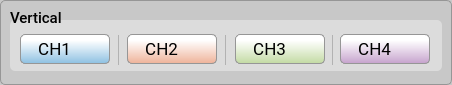
          <widget class="QGroupBox" name="groupBox_vertical">
           <property name="minimumSize">
            <size>
             <width>452</width>
             <height>85</height>
            </size>
           </property>
           <property name="maximumSize">
            <size>
             <width>16777215</width>
             <height>85</height>
            </size>
           </property>
           <property name="font">
            <font>
             <family>Roboto Medium</family>
             <pointsize>11</pointsize>
            </font>
           </property>
           <property name="styleSheet">
            <string notr="true">QGroupBox {background-color: rgb(200,200,200);border: 1px solid rgb(150,150,150); border-radius: 5px;  margin-top: 0.5em;}; 
QGroupBox::title {subcontrol-origin: margin;left: 10px;padding: 0 3px 0 3px;}</string>
           </property>
           <property name="title">
            <string/>
           </property>
           <widget class="QLabel" name="label_pins">
            <property name="geometry">
             <rect>
              <x>10</x>
              <y>10</y>
              <width>211</width>
              <height>16</height>
             </rect>
            </property>
            <property name="font">
             <font>
              <family>Roboto Medium</family>
              <pointsize>11</pointsize>
             </font>
            </property>
            <property name="text">
             <string>Vertical</string>
            </property>
           </widget>
           <widget class="QPushButton" name="pushButton_enable1">
            <property name="geometry">
             <rect>
              <x>20</x>
              <y>34</y>
              <width>90</width>
              <height>30</height>
             </rect>
            </property>
            <property name="font">
             <font>
              <family>Roboto</family>
              <pointsize>13</pointsize>
             </font>
            </property>
            <property name="styleSheet">
             <string notr="true">QPushButton {
	padding: 0.2em 0.2em 0.3em 0.2em;
	border: 1px solid rgb(150, 150, 150);
	border-radius: 5px;
	color: black;
	background: qlineargradient(x1:0, y1:0, x2:0, y2:2, stop:0 #FFFFFF, stop:0.1 #FFFFFF, stop:1 #7B7B7B);
	text-align:left;
	padding-left:13px;
}

QPushButton:hover:!pressed {
	border: 1px solid rgb(150, 150, 150);
	border-radius: 5px;
	color: #256552;
	background: qlineargradient(x1:0, y1:0, x2:0, y2:2, stop:0 #FFFFFF, stop:0.1 #FFFFFF, stop:1 #AAAAAA);
}

QPushButton:pressed {
	border: 2px solid rgb(150, 150, 150);
	border-radius: 5px;
	background: #FFFFFF;
	color: #2f836a;
}

QPushButton:disabled {
	border: 1px solid rgb(180, 180, 180);
	color: gray;
	background: qlineargradient(x1:0, y1:0, x2:0, y2:2, stop:0 #CCCCCC, stop:0.1 #EEEEEE, stop:1 #BBBBBB);
}</string>
            </property>
            <property name="text">
             <string> CH1 </string>
            </property>
            <property name="icon">
             <iconset resource="resources.qrc">
              <normaloff>:/main/resources/img/power-off-gray2.png</normaloff>:/main/resources/img/power-off-gray2.png</iconset>
            </property>
            <property name="iconSize">
             <size>
              <width>23</width>
              <height>22</height>
             </size>
            </property>
           </widget>
           <widget class="QPushButton" name="pushButton_disable1">
            <property name="enabled">
             <bool>true</bool>
            </property>
            <property name="geometry">
             <rect>
              <x>20</x>
              <y>34</y>
              <width>90</width>
              <height>30</height>
             </rect>
            </property>
            <property name="font">
             <font>
              <family>Roboto</family>
              <pointsize>13</pointsize>
             </font>
            </property>
            <property name="styleSheet">
             <string notr="true">QPushButton {
	padding: 0.2em 0.2em 0.3em 0.2em;
	border: 1px solid rgb(150, 150, 150);
	border-radius: 5px;
	color: black;
	background: qlineargradient(x1:0, y1:0, x2:0, y2:2, stop:0 #FFFFFF, stop:0.1 #FFFFFF, stop:1 #0072BD);
	text-align:left;
	padding-left:13px;
}

QPushButton:hover:!pressed {
	border: 1px solid rgb(150, 150, 150);
	border-radius: 5px;
	color: #256552;
	background: qlineargradient(x1:0, y1:0, x2:0, y2:2, stop:0 #FFFFFF, stop:0.1 #FFFFFF, stop:1 #63BFFC);
}

QPushButton:pressed {
	border: 2px solid rgb(150, 150, 150);
	border-radius: 5px;
	background: #FFFFFF;
	color: #2f836a;
}

QPushButton:disabled {
	border: 1px solid rgb(180, 180, 180);
	color: gray;
	background: qlineargradient(x1:0, y1:0, x2:0, y2:2, stop:0 #CCCCCC, stop:0.1 #EEEEEE, stop:1 #BBBBBB);
}</string>
            </property>
            <property name="text">
             <string> CH1  </string>
            </property>
            <property name="icon">
             <iconset resource="resources.qrc">
              <normaloff>:/main/resources/img/power-on_ch1.png</normaloff>:/main/resources/img/power-on_ch1.png</iconset>
            </property>
            <property name="iconSize">
             <size>
              <width>23</width>
              <height>22</height>
             </size>
            </property>
           </widget>
           <widget class="QPushButton" name="pushButton_disable2">
            <property name="enabled">
             <bool>true</bool>
            </property>
            <property name="geometry">
             <rect>
              <x>127</x>
              <y>34</y>
              <width>90</width>
              <height>30</height>
             </rect>
            </property>
            <property name="font">
             <font>
              <family>Roboto</family>
              <pointsize>13</pointsize>
             </font>
            </property>
            <property name="styleSheet">
             <string notr="true">QPushButton {
	padding: 0.2em 0.2em 0.3em 0.2em;
	border: 1px solid rgb(150, 150, 150);
	border-radius: 5px;
	color: black;
	background: qlineargradient(x1:0, y1:0, x2:0, y2:2, stop:0 #FFFFFF, stop:0.1 #FFFFFF, stop:1 #D95319);
	text-align:left;
	padding-left:13px;
}

QPushButton:hover:!pressed {
	border: 1px solid rgb(150, 150, 150);
	border-radius: 5px;
	color: #256552;
	background: qlineargradient(x1:0, y1:0, x2:0, y2:2, stop:0 #FFFFFF, stop:0.1 #FFFFFF, stop:1 #FDA47D);
}

QPushButton:pressed {
	border: 2px solid rgb(150, 150, 150);
	border-radius: 5px;
	background: #FFFFFF;
	color: #2f836a;
}

QPushButton:disabled {
	border: 1px solid rgb(180, 180, 180);
	color: gray;
	background: qlineargradient(x1:0, y1:0, x2:0, y2:2, stop:0 #CCCCCC, stop:0.1 #EEEEEE, stop:1 #BBBBBB);
}</string>
            </property>
            <property name="text">
             <string> CH2  </string>
            </property>
            <property name="icon">
             <iconset resource="resources.qrc">
              <normaloff>:/main/resources/img/power-on_ch2.png</normaloff>
              <disabledoff>:/main/resources/img/power-off-green3.png</disabledoff>:/main/resources/img/power-on_ch2.png</iconset>
            </property>
            <property name="iconSize">
             <size>
              <width>23</width>
              <height>22</height>
             </size>
            </property>
           </widget>
           <widget class="QPushButton" name="pushButton_disable3">
            <property name="enabled">
             <bool>true</bool>
            </property>
            <property name="geometry">
             <rect>
              <x>235</x>
              <y>34</y>
              <width>90</width>
              <height>30</height>
             </rect>
            </property>
            <property name="font">
             <font>
              <family>Roboto</family>
              <pointsize>13</pointsize>
             </font>
            </property>
            <property name="styleSheet">
             <string notr="true">QPushButton {
	padding: 0.2em 0.2em 0.3em 0.2em;
	border: 1px solid rgb(150, 150, 150);
	border-radius: 5px;
	color: black;
	background: qlineargradient(x1:0, y1:0, x2:0, y2:2, stop:0 #FFFFFF, stop:0.1 #FFFFFF, stop:1 #77AC30);
	text-align:left;
	padding-left:13px;
}

QPushButton:hover:!pressed {
	border: 1px solid rgb(150, 150, 150);
	border-radius: 5px;
	color: #256552;
	background: qlineargradient(x1:0, y1:0, x2:0, y2:2, stop:0 #FFFFFF, stop:0.1 #FFFFFF, stop:1 #C3F384);
}

QPushButton:pressed {
	border: 2px solid rgb(150, 150, 150);
	border-radius: 5px;
	background: #FFFFFF;
	color: #2f836a;
}

QPushButton:disabled {
	border: 1px solid rgb(180, 180, 180);
	color: gray;
	background: qlineargradient(x1:0, y1:0, x2:0, y2:2, stop:0 #CCCCCC, stop:0.1 #EEEEEE, stop:1 #BBBBBB);
}</string>
            </property>
            <property name="text">
             <string> CH3  </string>
            </property>
            <property name="icon">
             <iconset resource="resources.qrc">
              <normaloff>:/main/resources/img/power-on_ch3.png</normaloff>
              <disabledoff>:/main/resources/img/power-off-green3.png</disabledoff>:/main/resources/img/power-on_ch3.png</iconset>
            </property>
            <property name="iconSize">
             <size>
              <width>23</width>
              <height>22</height>
             </size>
            </property>
           </widget>
           <widget class="QPushButton" name="pushButton_disable4">
            <property name="enabled">
             <bool>true</bool>
            </property>
            <property name="geometry">
             <rect>
              <x>340</x>
              <y>34</y>
              <width>90</width>
              <height>30</height>
             </rect>
            </property>
            <property name="font">
             <font>
              <family>Roboto</family>
              <pointsize>13</pointsize>
             </font>
            </property>
            <property name="styleSheet">
             <string notr="true">QPushButton {
	padding: 0.2em 0.2em 0.3em 0.2em;
	border: 1px solid rgb(150, 150, 150);
	border-radius: 5px;
	color: black;
	background: qlineargradient(x1:0, y1:0, x2:0, y2:2, stop:0 #FFFFFF, stop:0.1 #FFFFFF, stop:1 #7E2F8E);
	text-align:left;
	padding-left:13px;
}

QPushButton:hover:!pressed {
	border: 1px solid rgb(150, 150, 150);
	border-radius: 5px;
	color: #256552;
	background: qlineargradient(x1:0, y1:0, x2:0, y2:2, stop:0 #FFFFFF, stop:0.1 #FFFFFF, stop:1 #CC70DE);
}

QPushButton:pressed {
	border: 2px solid rgb(150, 150, 150);
	border-radius: 5px;
	background: #FFFFFF;
	color: #2f836a;
}

QPushButton:disabled {
	border: 1px solid rgb(180, 180, 180);
	color: gray;
	background: qlineargradient(x1:0, y1:0, x2:0, y2:2, stop:0 #CCCCCC, stop:0.1 #EEEEEE, stop:1 #BBBBBB);
}</string>
            </property>
            <property name="text">
             <string> CH4  </string>
            </property>
            <property name="icon">
             <iconset resource="resources.qrc">
              <normaloff>:/main/resources/img/power-on_ch4.png</normaloff>
              <disabledoff>:/main/resources/img/power-off-green3.png</disabledoff>:/main/resources/img/power-on_ch4.png</iconset>
            </property>
            <property name="iconSize">
             <size>
              <width>23</width>
              <height>22</height>
             </size>
            </property>
           </widget>
           <widget class="QPushButton" name="pushButton_enable2">
            <property name="geometry">
             <rect>
              <x>127</x>
              <y>34</y>
              <width>90</width>
              <height>30</height>
             </rect>
            </property>
            <property name="font">
             <font>
              <family>Roboto</family>
              <pointsize>13</pointsize>
             </font>
            </property>
            <property name="styleSheet">
             <string notr="true">QPushButton {
	padding: 0.2em 0.2em 0.3em 0.2em;
	border: 1px solid rgb(150, 150, 150);
	border-radius: 5px;
	color: black;
	background: qlineargradient(x1:0, y1:0, x2:0, y2:2, stop:0 #FFFFFF, stop:0.1 #FFFFFF, stop:1 #7B7B7B);
	text-align:left;
	padding-left:13px;
}

QPushButton:hover:!pressed {
	border: 1px solid rgb(150, 150, 150);
	border-radius: 5px;
	color: #256552;
	background: qlineargradient(x1:0, y1:0, x2:0, y2:2, stop:0 #FFFFFF, stop:0.1 #FFFFFF, stop:1 #AAAAAA);
}

QPushButton:pressed {
	border: 2px solid rgb(150, 150, 150);
	border-radius: 5px;
	background: #FFFFFF;
	color: #2f836a;
}

QPushButton:disabled {
	border: 1px solid rgb(180, 180, 180);
	color: gray;
	background: qlineargradient(x1:0, y1:0, x2:0, y2:2, stop:0 #CCCCCC, stop:0.1 #EEEEEE, stop:1 #BBBBBB);
}</string>
            </property>
            <property name="text">
             <string> CH2 </string>
            </property>
            <property name="icon">
             <iconset resource="resources.qrc">
              <normaloff>:/main/resources/img/power-off-gray2.png</normaloff>:/main/resources/img/power-off-gray2.png</iconset>
            </property>
            <property name="iconSize">
             <size>
              <width>23</width>
              <height>22</height>
             </size>
            </property>
           </widget>
           <widget class="QPushButton" name="pushButton_enable3">
            <property name="geometry">
             <rect>
              <x>235</x>
              <y>34</y>
              <width>90</width>
              <height>30</height>
             </rect>
            </property>
            <property name="font">
             <font>
              <family>Roboto</family>
              <pointsize>13</pointsize>
             </font>
            </property>
            <property name="styleSheet">
             <string notr="true">QPushButton {
	padding: 0.2em 0.2em 0.3em 0.2em;
	border: 1px solid rgb(150, 150, 150);
	border-radius: 5px;
	color: black;
	background: qlineargradient(x1:0, y1:0, x2:0, y2:2, stop:0 #FFFFFF, stop:0.1 #FFFFFF, stop:1 #7B7B7B);
	text-align:left;
	padding-left:13px;
}

QPushButton:hover:!pressed {
	border: 1px solid rgb(150, 150, 150);
	border-radius: 5px;
	color: #256552;
	background: qlineargradient(x1:0, y1:0, x2:0, y2:2, stop:0 #FFFFFF, stop:0.1 #FFFFFF, stop:1 #AAAAAA);
}

QPushButton:pressed {
	border: 2px solid rgb(150, 150, 150);
	border-radius: 5px;
	background: #FFFFFF;
	color: #2f836a;
}

QPushButton:disabled {
	border: 1px solid rgb(180, 180, 180);
	color: gray;
	background: qlineargradient(x1:0, y1:0, x2:0, y2:2, stop:0 #CCCCCC, stop:0.1 #EEEEEE, stop:1 #BBBBBB);
}</string>
            </property>
            <property name="text">
             <string> CH3 </string>
            </property>
            <property name="icon">
             <iconset resource="resources.qrc">
              <normaloff>:/main/resources/img/power-off-gray2.png</normaloff>:/main/resources/img/power-off-gray2.png</iconset>
            </property>
            <property name="iconSize">
             <size>
              <width>23</width>
              <height>22</height>
             </size>
            </property>
           </widget>
           <widget class="QPushButton" name="pushButton_enable4">
            <property name="geometry">
             <rect>
              <x>340</x>
              <y>34</y>
              <width>90</width>
              <height>30</height>
             </rect>
            </property>
            <property name="font">
             <font>
              <family>Roboto</family>
              <pointsize>13</pointsize>
             </font>
            </property>
            <property name="styleSheet">
             <string notr="true">QPushButton {
	padding: 0.2em 0.2em 0.3em 0.2em;
	border: 1px solid rgb(150, 150, 150);
	border-radius: 5px;
	color: black;
	background: qlineargradient(x1:0, y1:0, x2:0, y2:2, stop:0 #FFFFFF, stop:0.1 #FFFFFF, stop:1 #7B7B7B);
	text-align:left;
	padding-left:13px;
}

QPushButton:hover:!pressed {
	border: 1px solid rgb(150, 150, 150);
	border-radius: 5px;
	color: #256552;
	background: qlineargradient(x1:0, y1:0, x2:0, y2:2, stop:0 #FFFFFF, stop:0.1 #FFFFFF, stop:1 #AAAAAA);
}

QPushButton:pressed {
	border: 2px solid rgb(150, 150, 150);
	border-radius: 5px;
	background: #FFFFFF;
	color: #2f836a;
}

QPushButton:disabled {
	border: 1px solid rgb(180, 180, 180);
	color: gray;
	background: qlineargradient(x1:0, y1:0, x2:0, y2:2, stop:0 #CCCCCC, stop:0.1 #EEEEEE, stop:1 #BBBBBB);
}</string>
            </property>
            <property name="text">
             <string> CH4 </string>
            </property>
            <property name="icon">
             <iconset resource="resources.qrc">
              <normaloff>:/main/resources/img/power-off-gray2.png</normaloff>:/main/resources/img/power-off-gray2.png</iconset>
            </property>
            <property name="iconSize">
             <size>
              <width>23</width>
              <height>22</height>
             </size>
            </property>
           </widget>
           <widget class="QGroupBox" name="groupBox_v_3">
            <property name="geometry">
             <rect>
              <x>10</x>
              <y>20</y>
              <width>431</width>
              <height>51</height>
             </rect>
            </property>
            <property name="minimumSize">
             <size>
              <width>0</width>
              <height>0</height>
             </size>
            </property>
            <property name="maximumSize">
             <size>
              <width>16777215</width>
              <height>10000</height>
             </size>
            </property>
            <property name="font">
             <font>
              <family>Roboto Medium</family>
              <pointsize>11</pointsize>
             </font>
            </property>
            <property name="styleSheet">
             <string notr="true">QGroupBox {background-color: rgb(220,220,220);border: 0px solid rgb(150,150,150); border-radius: 5px;  margin-top: 0.5em;}; 
QGroupBox::title {subcontrol-origin: margin;left: 10px;padding: 0 3px 0 3px;}</string>
            </property>
            <property name="title">
             <string/>
            </property>
           </widget>
           <widget class="QGroupBox" name="groupBox_v_4">
            <property name="geometry">
             <rect>
              <x>120</x>
              <y>20</y>
              <width>102</width>
              <height>51</height>
             </rect>
            </property>
            <property name="minimumSize">
             <size>
              <width>0</width>
              <height>0</height>
             </size>
            </property>
            <property name="maximumSize">
             <size>
              <width>16777215</width>
              <height>10000</height>
             </size>
            </property>
            <property name="font">
             <font>
              <family>Roboto Medium</family>
              <pointsize>11</pointsize>
             </font>
            </property>
            <property name="styleSheet">
             <string notr="true">QGroupBox {background-color: rgb(220,220,220);border: 0px solid rgb(150,150,150); border-radius: 5px;  margin-top: 0.5em;}; 
QGroupBox::title {subcontrol-origin: margin;left: 10px;padding: 0 3px 0 3px;}</string>
            </property>
            <property name="title">
             <string/>
            </property>
           </widget>
           <widget class="QGroupBox" name="groupBox_v_5">
            <property name="geometry">
             <rect>
              <x>230</x>
              <y>20</y>
              <width>102</width>
              <height>51</height>
             </rect>
            </property>
            <property name="minimumSize">
             <size>
              <width>0</width>
              <height>0</height>
             </size>
            </property>
            <property name="maximumSize">
             <size>
              <width>16777215</width>
              <height>10000</height>
             </size>
            </property>
            <property name="font">
             <font>
              <family>Roboto Medium</family>
              <pointsize>11</pointsize>
             </font>
            </property>
            <property name="styleSheet">
             <string notr="true">QGroupBox {background-color: rgb(220,220,220);border: 0px solid rgb(150,150,150); border-radius: 5px;  margin-top: 0.5em;}; 
QGroupBox::title {subcontrol-origin: margin;left: 10px;padding: 0 3px 0 3px;}</string>
            </property>
            <property name="title">
             <string/>
            </property>
           </widget>
           <widget class="QGroupBox" name="groupBox_v_6">
            <property name="geometry">
             <rect>
              <x>340</x>
              <y>20</y>
              <width>102</width>
              <height>51</height>
             </rect>
            </property>
            <property name="minimumSize">
             <size>
              <width>0</width>
              <height>0</height>
             </size>
            </property>
            <property name="maximumSize">
             <size>
              <width>16777215</width>
              <height>10000</height>
             </size>
            </property>
            <property name="font">
             <font>
              <family>Roboto Medium</family>
              <pointsize>11</pointsize>
             </font>
            </property>
            <property name="styleSheet">
             <string notr="true">QGroupBox {background-color: rgb(220,220,220);border: 0px solid rgb(150,150,150); border-radius: 5px;  margin-top: 0.5em;}; 
QGroupBox::title {subcontrol-origin: margin;left: 10px;padding: 0 3px 0 3px;}</string>
            </property>
            <property name="title">
             <string/>
            </property>
           </widget>
           <widget class="Line" name="line_4">
            <property name="geometry">
             <rect>
              <x>322</x>
              <y>35</y>
              <width>20</width>
              <height>30</height>
             </rect>
            </property>
            <property name="styleSheet">
             <string notr="true">color: rgba(150,150,150,0.6);</string>
            </property>
            <property name="frameShadow">
             <enum>QFrame::Plain</enum>
            </property>
            <property name="orientation">
             <enum>Qt::Vertical</enum>
            </property>
           </widget>
           <widget class="Line" name="line_5">
            <property name="geometry">
             <rect>
              <x>215</x>
              <y>35</y>
              <width>20</width>
              <height>30</height>
             </rect>
            </property>
            <property name="styleSheet">
             <string notr="true">color: rgba(150,150,150,0.6);</string>
            </property>
            <property name="frameShadow">
             <enum>QFrame::Plain</enum>
            </property>
            <property name="orientation">
             <enum>Qt::Vertical</enum>
            </property>
           </widget>
           <widget class="Line" name="line_7">
            <property name="geometry">
             <rect>
              <x>108</x>
              <y>35</y>
              <width>20</width>
              <height>30</height>
             </rect>
            </property>
            <property name="styleSheet">
             <string notr="true">color: rgba(150,150,150,0.6);</string>
            </property>
            <property name="frameShadow">
             <enum>QFrame::Plain</enum>
            </property>
            <property name="orientation">
             <enum>Qt::Vertical</enum>
            </property>
           </widget>
           <zorder>groupBox_v_3</zorder>
           <zorder>groupBox_v_4</zorder>
           <zorder>groupBox_v_5</zorder>
           <zorder>groupBox_v_6</zorder>
           <zorder>label_pins</zorder>
           <zorder>line_4</zorder>
           <zorder>line_5</zorder>
           <zorder>line_7</zorder>
           <zorder>pushButton_enable3</zorder>
           <zorder>pushButton_enable2</zorder>
           <zorder>pushButton_enable1</zorder>
           <zorder>pushButton_enable4</zorder>
           <zorder>pushButton_disable2</zorder>
           <zorder>pushButton_disable1</zorder>
           <zorder>pushButton_disable3</zorder>
           <zorder>pushButton_disable4</zorder>
          </widget>
